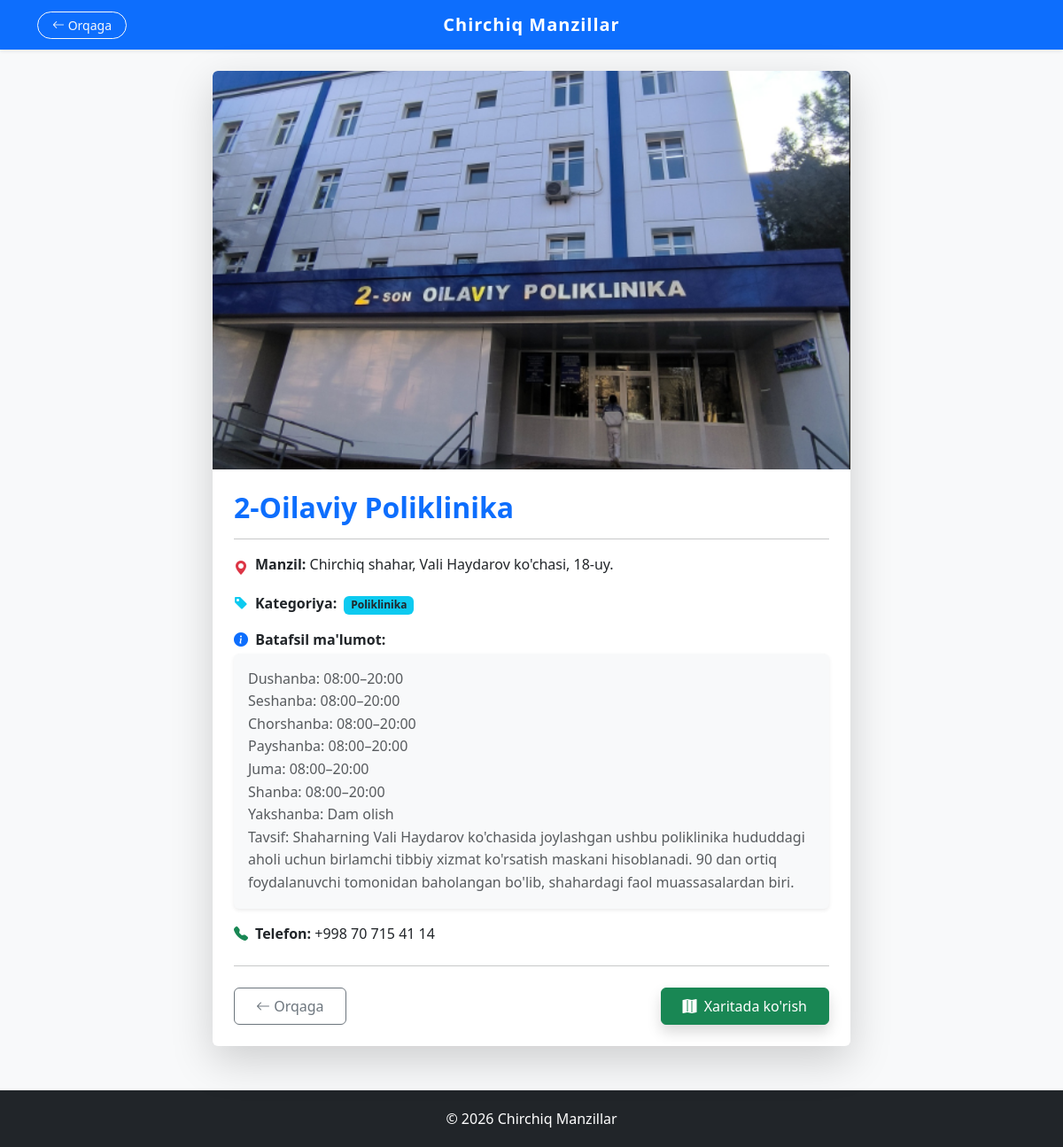
Screenshot of /manzil/2/ with the database file from the repository.
### manzil/models.py (models this page shows, shortened)
class Manzil(models.Model):
    name = models.CharField(max_length=200)
    description = models.TextField()
    phone = models.CharField(max_length=20)
    address = models.CharField(max_length=255)
    category = models.ForeignKey(Category, on_delete=models.CASCADE)
    image = models.ImageField(upload_to='manzil/', null=True, blank=True)

class Category(models.Model):
    name = models.CharField(max_length=100)

### manzil/views.py (the view)
# urls.py: path('manzil/<int:pk>/', views.manzil_detail, name='manzil_detail'),
def manzil_detail(request, pk):
    manzil = get_object_or_404(Manzil, pk=pk)
    return render(request, 'manzil/manzil_detail.html', {'manzil': manzil})

### manzil/templates/manzil/manzil_detail.html
{% extends 'manzil/base.html' %}
{% block content %}
<div class="container mt-4 mb-5">
    <div class="row justify-content-center">
        <div class="col-md-8">
            <div class="card shadow-lg border-0 overflow-hidden">
                {% if manzil.image %}
                    <img src="{{ manzil.image.url }}" class="card-img-top" alt="{{ manzil.name }}" style="height: 450px; object-fit: cover;">
                {% else %}
                    <div class="bg-light text-center py-5" style="height: 400px; display: flex; align-items: center; justify-content: center; flex-direction: column;">
                        <i class="bi bi-image text-secondary" style="font-size: 4rem;"></i>
                        <p class="text-muted mt-2">Rasm yuklanmagan</p>
                    </div>
                {% endif %}
                <div class="card-body p-4">
                    <h2 class="card-title text-primary fw-bold">{{ manzil.name }}</h2>
                    <hr>
                    <div class="mb-3 d-flex align-items-start">
                        <i class="bi bi-geo-alt-fill text-danger me-2 mt-1"></i>
                        <p class="mb-0"><strong>Manzil:</strong> {{ manzil.address }}</p>
                    </div>
                    {% if manzil.category %}
                    <div class="mb-3 d-flex align-items-center">
                        <i class="bi bi-tag-fill text-info me-2"></i>
                        <p class="mb-0"><strong>Kategoriya:</strong>
                            <span class="badge bg-info text-dark ms-1">{{ manzil.category.name }}</span>
                        </p>
                    </div>
                    {% endif %}
                    {% if manzil.description %}
                    <div class="mb-3">
                        <p class="mb-1"><strong><i class="bi bi-info-circle-fill text-primary me-1"></i> Batafsil ma'lumot:</strong></p>
                        <div class="p-3 bg-light rounded shadow-sm">
                            <p class="text-muted mb-0" style="white-space: pre-wrap; line-height: 1.6;">{{ manzil.description }}</p>
                        </div>
                    </div>
                    {% endif %}
                    {% if manzil.phone %}
                    <div class="mb-3 d-flex align-items-center">
                        <i class="bi bi-telephone-fill text-success me-2"></i>
                        <p class="mb-0"><strong>Telefon:</strong> {{ manzil.phone }}</p>
                    </div>
                    {% endif %}
                    <hr class="my-4">
                    <div class="d-flex gap-2 justify-content-between">
                        <a href="javascript:history.back()" class="btn btn-outline-secondary px-4 py-2">
                            <i class="bi bi-arrow-left"></i> Orqaga
                        </a>
                        <a href="https://www.google.com/maps/search/?api=1&query={{ manzil.name|urlencode }}+Chirchiq+{{ manzil.address|urlencode }}"
                           target="_blank"
                           class="btn btn-success px-4 py-2 shadow">
                            <i class="bi bi-map-fill me-1"></i> Xaritada ko'rish
                        </a>
                    </div>
                </div>
            </div>
        </div>
    </div>
</div>
{% endblock %}

### manzil/templates/manzil/base.html (style rules this page uses)
body { background-color: #f8f9fa; }

### rows the page displays
Manzil: image (picture), name "2-Oilaviy Poliklinika", address "Chirchiq shahar, Vali Haydarov ko'chasi, 18-uy.", category.name "Poliklinika", description "Dushanba: 08:00–20:00 Seshanba: 08:00–20:00 Chorshanba: 08:00–20:00 Payshanba: 08:00–20:00 Juma: 08:00–20:00 Shanba: 08:00–20:00 Yakshanba: Dam olish Tavsif: Shaharning Vali Haydarov ko'chasida joylashgan ushbu poliklinika hududdagi aholi uchun birlamchi tibbiy xizmat ko'rsatish maskani hisoblanadi. 90 dan ortiq foydalanuvchi tomonidan baholangan bo'lib, shahardagi faol muassasalardan biri.", phone "+998 70 715 41 14"
